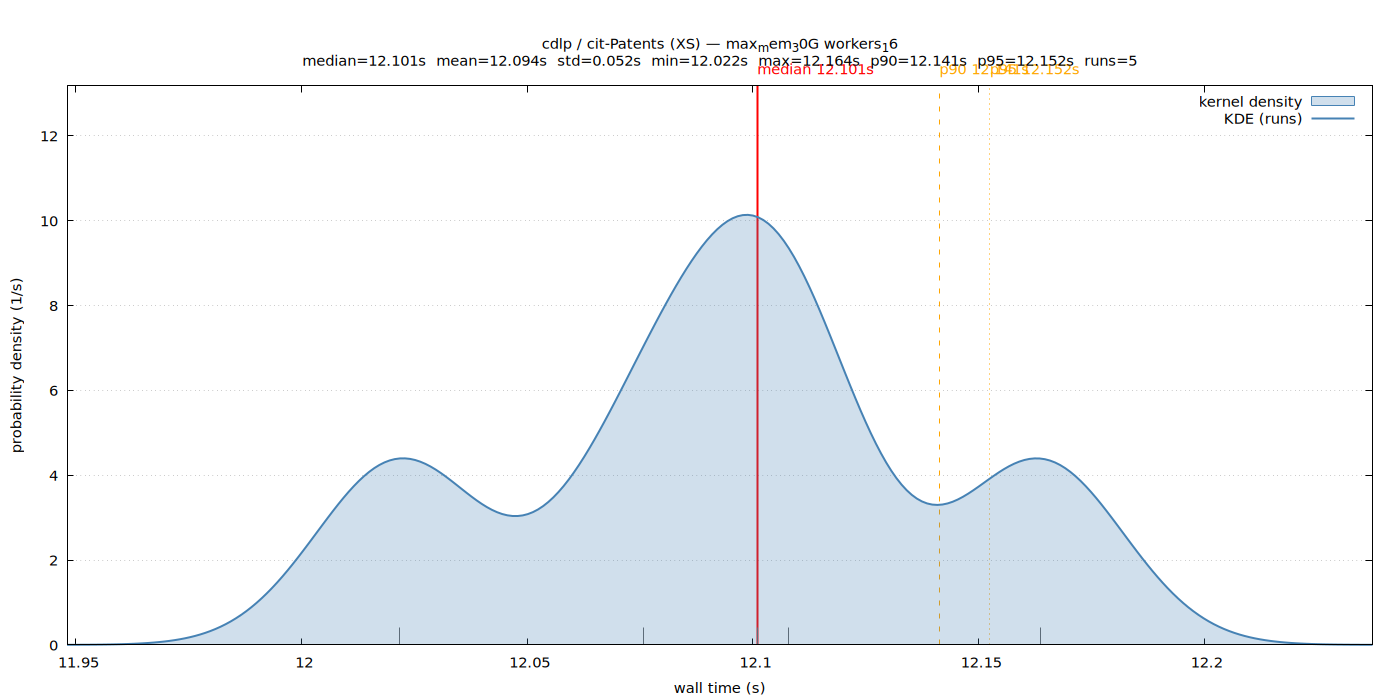

Recreate this plot in gnuplot.
set terminal pngcairo size 1400,700 enhanced font 'Sans,11'
set output '/home/ubuntu/nvm/gfrs/cdlp/XS/cit-Patents/max_mem_30G_workers_16/wall_time.png'
set title "cdlp / cit-Patents (XS) — max_mem_30G workers_16\nmedian=12.101s  mean=12.094s  std=0.052s  min=12.022s  max=12.164s  p90=12.141s  p95=12.152s  runs=5"
set xlabel 'wall time (s)'
set ylabel 'probability density (1/s)'
set tmargin 5
set yrange [0:13.1776]
set xrange [11.948031:12.237259]
set grid y
set key top right
set arrow from 12.100922,0 to 12.100922,13.1776 nohead lc rgb 'red' lw 2
set label 'median 12.101s' at 12.100922,13.1776 offset char 0,1 tc rgb 'red'
set arrow from 12.141321,0 to 12.141321,13.1776 nohead lc rgb 'orange' lw 1 dt 2
set label 'p90 12.141s' at 12.141321,13.1776 offset char 0,1 tc rgb 'orange'
set arrow from 12.152486,0 to 12.152486,13.1776 nohead lc rgb 'orange' lw 1 dt 3
set label 'p95 12.152s' at 12.152486,13.1776 offset char 0,1 tc rgb 'orange'
set arrow from 12.100922,0 to 12.100922,0.405466 nohead lc rgb '#666666' lw 1
set arrow from 12.021639,0 to 12.021639,0.405466 nohead lc rgb '#666666' lw 1
set arrow from 12.075730,0 to 12.075730,0.405466 nohead lc rgb '#666666' lw 1
set arrow from 12.107827,0 to 12.107827,0.405466 nohead lc rgb '#666666' lw 1
set arrow from 12.163651,0 to 12.163651,0.405466 nohead lc rgb '#666666' lw 1
plot '/home/ubuntu/nvm/gfrs/cdlp/XS/cit-Patents/max_mem_30G_workers_16/wall_time.dat' using 1:2 with filledcurves y=0 lc rgb '#4682b4' fs transparent solid 0.25 title 'kernel density', \
     '/home/ubuntu/nvm/gfrs/cdlp/XS/cit-Patents/max_mem_30G_workers_16/wall_time.dat' using 1:2 with lines lw 2 lc rgb '#4682b4' title 'KDE (runs)'
